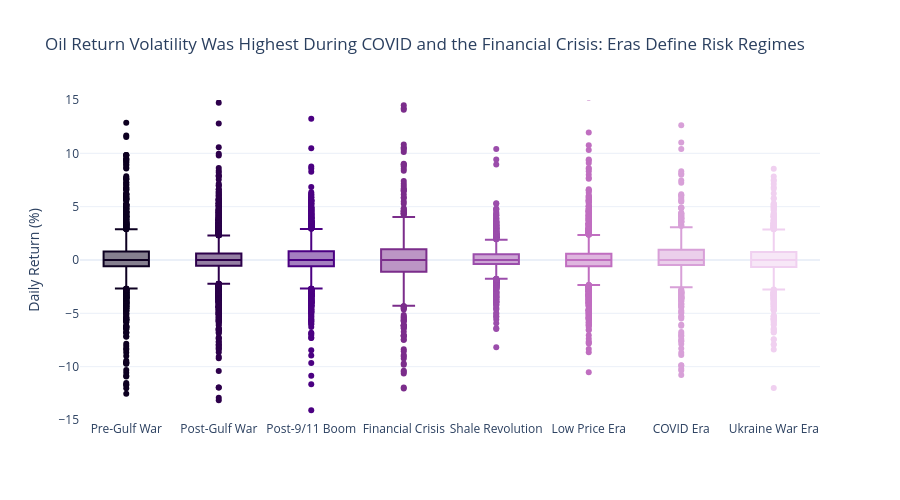

This figure's notebook cell:
### Markdown cell above
The strongest correlation with WTI is Brent (0.97), which is expected as they are essentially the same market priced at different locations. Copper (0.74) and the 30-day rolling mean (0.99) also correlate strongly, the latter being mathematically derived from WTI itself. The US Dollar Index shows a meaningful negative correlation (-0.41), consistent with oil being priced in dollars. Geopolitical features show weak standalone correlations with WTI, suggesting conflict risk does not operate through a simple linear channel, which is precisely where machine learning adds value over traditional regression.

A notable finding is the strong correlation between gold and copper prices and conflict measures such as total violence events and fatalities. This is likely driven by a shared time trend rather than a direct causal relationship. Both commodity prices and global conflict have risen steadily since 2000, making them appear connected even without a direct mechanism. This is known as spurious correlation and will need to be handled carefully in the modelling phase.

The gold/WTI ratio shows a strong negative correlation with Brent (-0.57), which is largely mechanical. When oil prices are high the denominator of the ratio is large and the ratio falls, and when oil prices are low the ratio rises. This is a mathematical relationship as much as an economic one.

### Code cell
era_order = [
    'Pre-Gulf War', 'Post-Gulf War', 'Post-9/11 Boom',
    'Financial Crisis', 'Shale Revolution', 'Low Price Era',
    'COVID Era', 'Ukraine War Era'
]

purple_shades = [
    '#0d0021', '#2d004b', '#4b0082', '#7b2d8b',
    '#9b4dab', '#c06ec0', '#d8a0d8', '#f0d0f0'
]

fig = px.box(
    df.dropna(subset=['wti_daily_return']),
    x='price_era',
    y='wti_daily_return',
    category_orders={'price_era': era_order},
    title='Oil Return Volatility Was Highest During COVID and the Financial Crisis: Eras Define Risk Regimes',
    labels={'wti_daily_return': 'Daily Return (%)', 'price_era': ''},
    template='plotly_white',
    color='price_era',
    color_discrete_sequence=purple_shades,
    height=500
)

fig.update_yaxes(range=[-15, 15])
fig.update_layout(showlegend=False)
fig.show()
fig.write_image("../images/07_wti_returns_by_era.png")

### Figure 1 — Plotly figure (JSON) as saved in the notebook; plotly's stock layout.template omitted (floating-point values rounded to 4 significant figures; data arrays with more than 128 entries replaced by an {"elided": "..."} marker saying what was removed)
{"data": [{"alignmentgroup": "True", "hovertemplate": "=%{x}<br>Daily Return (%)=%{y}<extra></extra>", "legendgroup": "Pre-Gulf War", "marker": {"color": "#0d0021"}, "name": "Pre-Gulf War", "notched": false, "offsetgroup": "Pre-Gulf War", "orientation": "v", "showlegend": true, "type": "box", "x": {"elided": "1841 str values"}, "x0": " ", "xaxis": "x", "y": {"elided": "1841 float values"}, "y0": " ", "yaxis": "y"}, {"alignmentgroup": "True", "hovertemplate": "=%{x}<br>Daily Return (%)=%{y}<extra></extra>", "legendgroup": "Post-Gulf War", "marker": {"color": "#2d004b"}, "name": "Post-Gulf War", "notched": false, "offsetgroup": "Post-Gulf War", "orientation": "v", "showlegend": true, "type": "box", "x": {"elided": "3890 str values"}, "x0": " ", "xaxis": "x", "y": {"elided": "3890 float values"}, "y0": " ", "yaxis": "y"}, {"alignmentgroup": "True", "hovertemplate": "=%{x}<br>Daily Return (%)=%{y}<extra></extra>", "legendgroup": "Post-9/11 Boom", "marker": {"color": "#4b0082"}, "name": "Post-9/11 Boom", "notched": false, "offsetgroup": "Post-9/11 Boom", "orientation": "v", "showlegend": true, "type": "box", "x": {"elided": "2561 str values"}, "x0": " ", "xaxis": "x", "y": {"elided": "2561 float values"}, "y0": " ", "yaxis": "y"}, {"alignmentgroup": "True", "hovertemplate": "=%{x}<br>Daily Return (%)=%{y}<extra></extra>", "legendgroup": "Financial Crisis", "marker": {"color": "#7b2d8b"}, "name": "Financial Crisis", "notched": false, "offsetgroup": "Financial Crisis", "orientation": "v", "showlegend": true, "type": "box", "x": {"elided": "473 str values"}, "x0": " ", "xaxis": "x", "y": {"elided": "473 float values"}, "y0": " ", "yaxis": "y"}, {"alignmentgroup": "True", "hovertemplate": "=%{x}<br>Daily Return (%)=%{y}<extra></extra>", "legendgroup": "Shale Revolution", "marker": {"color": "#9b4dab"}, "name": "Shale Revolution", "notched": false, "offsetgroup": "Shale Revolution", "orientation": "v", "showlegend": true, "type": "box", "x": {"elided": "1612 str values"}, "x0": " ", "xaxis": "x", "y": {"elided": "1612 float values"}, "y0": " ", "yaxis": "y"}, {"alignmentgroup": "True", "hovertemplate": "=%{x}<br>Daily Return (%)=%{y}<extra></extra>", "legendgroup": "Low Price Era", "marker": {"color": "#c06ec0"}, "name": "Low Price Era", "notched": false, "offsetgroup": "Low Price Era", "orientation": "v", "showlegend": true, "type": "box", "x": {"elided": "2040 str values"}, "x0": " ", "xaxis": "x", "y": {"elided": "2040 float values"}, "y0": " ", "yaxis": "y"}, {"alignmentgroup": "True", "hovertemplate": "=%{x}<br>Daily Return (%)=%{y}<extra></extra>", "legendgroup": "COVID Era", "marker": {"color": "#d8a0d8"}, "name": "COVID Era", "notched": false, "offsetgroup": "COVID Era", "orientation": "v", "showlegend": true, "type": "box", "x": {"elided": "785 str values"}, "x0": " ", "xaxis": "x", "y": {"elided": "785 float values"}, "y0": " ", "yaxis": "y"}, {"alignmentgroup": "True", "hovertemplate": "=%{x}<br>Daily Return (%)=%{y}<extra></extra>", "legendgroup": "Ukraine War Era", "marker": {"color": "#f0d0f0"}, "name": "Ukraine War Era", "notched": false, "offsetgroup": "Ukraine War Era", "orientation": "v", "showlegend": true, "type": "box", "x": {"elided": "1407 str values"}, "x0": " ", "xaxis": "x", "y": {"elided": "1407 float values"}, "y0": " ", "yaxis": "y"}], "layout": {"boxmode": "overlay", "height": 500, "legend": {"title": {"text": ""}, "tracegroupgap": 0}, "showlegend": false, "title": {"text": "Oil Return Volatility Was Highest During COVID and the Financial Crisis: Eras Define Risk Regimes"}, "xaxis": {"anchor": "y", "categoryarray": ["Pre-Gulf War", "Post-Gulf War", "Post-9/11 Boom", "Financial Crisis", "Shale Revolution", "Low Price Era", "COVID Era", "Ukraine War Era"], "categoryorder": "array", "domain": [0, 1], "title": {"text": ""}}, "yaxis": {"anchor": "x", "domain": [0, 1], "range": [-15, 15], "title": {"text": "Daily Return (%)"}}}}
